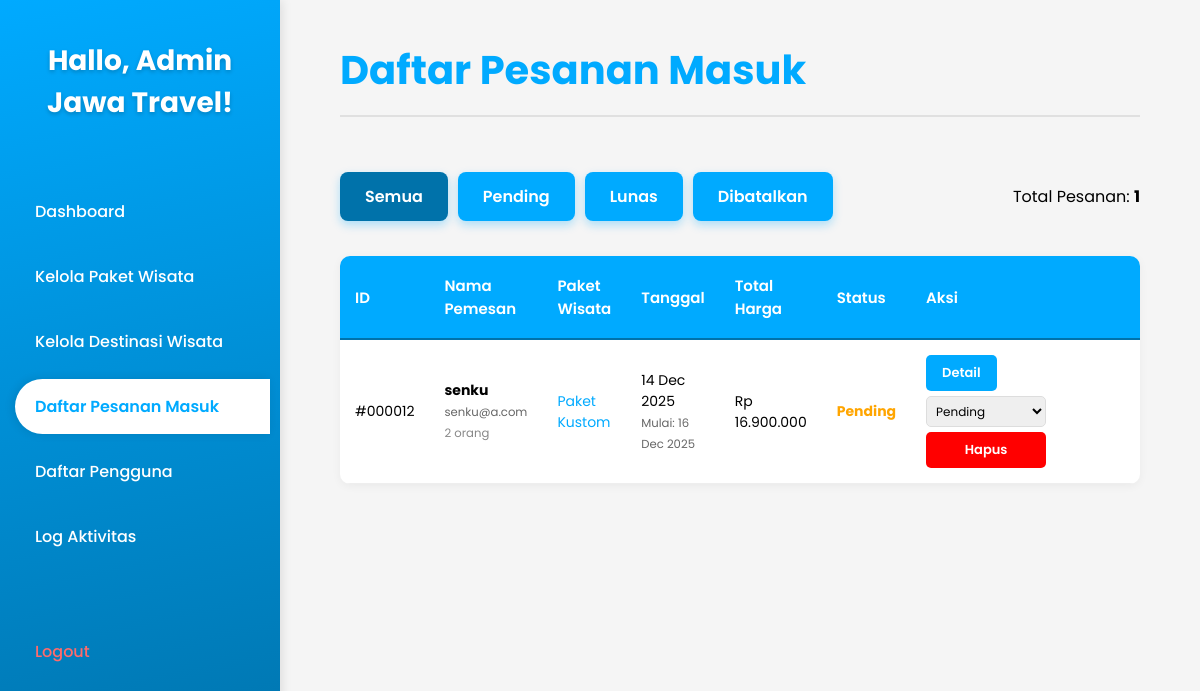
The app's page /admin_pesanan.php (signed in) with its own data.
### tables this page shows
CREATE TABLE `pemesanan` (
  `id_pemesanan` int(11) NOT NULL,
  `id_user` int(11) NOT NULL,
  `id_paket` int(11) DEFAULT NULL,
  `tanggal_pemesanan` datetime DEFAULT current_timestamp(),
  `tanggal_mulai` date NOT NULL,
  `total_harga` decimal(12,2) NOT NULL,
  `is_custom` tinyint(1) NOT NULL DEFAULT 0,
  `status_pemesanan` varchar(50) NOT NULL DEFAULT 'Pending',
  `jumlah_orang` int(11) DEFAULT 1,
  `catatan_khusus` text DEFAULT NULL
);

CREATE TABLE `user` (
  `id_user` int(11) NOT NULL,
  `nama` varchar(150) NOT NULL,
  `email` varchar(150) NOT NULL,
  `password` varchar(255) NOT NULL,
  `nomor_telepon` varchar(20) DEFAULT NULL,
  `tanggal_daftar` datetime DEFAULT current_timestamp(),
  `is_admin` tinyint(1) NOT NULL DEFAULT 0,
  `alamat` text DEFAULT NULL,
  `tanggal_lahir` date DEFAULT NULL
);

### admin_pesanan.php (the view, shortened to what this page needs)
<?php
require_once 'includes/admin_header.php';
$status_filter = isset($_GET['status']) ? $_GET['status'] : 'all';
$sql = "SELECT p.*, u.nama as nama_pemesan, u.email, pk.nama_paket
        FROM pemesanan p
        LEFT JOIN user u ON p.id_user = u.id_user
        LEFT JOIN paket_wisata pk ON p.id_paket = pk.id_paket
        WHERE 1=1";
$sql .= " ORDER BY p.tanggal_pemesanan DESC";
$pesanan_result = $conn->query($sql);
?>
<h1 class="page-title">Daftar Pesanan Masuk</h1>
<div class="action-bar" style="display: flex; justify-content: space-between; align-items: center; margin-bottom: 20px;">
    <div style="display: flex; gap: 10px;">
        <a href="admin_pesanan.php?status=all" class="btn-add" style="background: <?php echo $status_filter == 'all' ? '#0072AA' : '#00AAFF'; ?>;">Semua</a>
        <a href="admin_pesanan.php?status=Pending" class="btn-add" style="background: <?php echo $status_filter == 'Pending' ? '#0072AA' : '#00AAFF'; ?>;">Pending</a>
        <a href="admin_pesanan.php?status=Lunas" class="btn-add" style="background: <?php echo $status_filter == 'Lunas' ? '#0072AA' : '#00AAFF'; ?>;">Lunas</a>
        <a href="admin_pesanan.php?status=Dibatalkan" class="btn-add" style="background: <?php echo $status_filter == 'Dibatalkan' ? '#0072AA' : '#00AAFF'; ?>;">Dibatalkan</a>
    </div>
    <div>
        Total Pesanan: <strong><?php echo $pesanan_result->num_rows; ?></strong>
    </div>
</div>
<div class="table-container">
    <table>
        <thead>
            <tr>
                <th style="width: 50px;">ID</th>
                <th>Nama Pemesan</th>
                <th>Paket Wisata</th>
                <th>Tanggal</th>
                <th>Total Harga</th>
                <th>Status</th>
                <th style="width: 250px;">Aksi</th>
            </tr>
        </thead>
        <tbody>
            <?php if ($pesanan_result->num_rows > 0): ?>
                <?php while ($row = $pesanan_result->fetch_assoc()):
                    $status_color = '';
                    if ($row['status_pemesanan'] == 'Lunas') $status_color = 'var(--success-green)';
                    elseif ($row['status_pemesanan'] == 'Pending') $status_color = 'orange';
                    elseif ($row['status_pemesanan'] == 'Dibatalkan') $status_color = 'red';
                ?>
                    <tr>
                        <td>#<?php echo str_pad($row['id_pemesanan'], 6, '0', STR_PAD_LEFT); ?></td>
                        <td>
                            <strong><?php echo htmlspecialchars($row['nama_pemesan']); ?></strong><br>
                            <small style="color: #666;"><?php echo htmlspecialchars($row['email']); ?></small><br>
                            <small style="color: #888;"><?php echo $row['jumlah_orang']; ?> orang</small>
                        </td>
                        <td>
                            <?php if ($row['is_custom']): ?>
                                <span style="color: #00AAFF;">Paket Kustom</span>
                            <?php else: ?>
                                <?php echo htmlspecialchars($row['nama_paket'] ?: '-'); ?>
                            <?php endif; ?>
                        </td>
                        <td>
                            <?php echo date('d M Y', strtotime($row['tanggal_pemesanan'])); ?><br>
                            <small style="color: #666;">Mulai: <?php echo date('d M Y', strtotime($row['tanggal_mulai'])); ?></small>
                        </td>
                        <td>Rp <?php echo number_format($row['total_harga'], 0, ',', '.'); ?></td>
                        <td style="color: <?php echo $status_color; ?>; font-weight: bold;"><?php echo $row['status_pemesanan']; ?></td>
                        <td>
                            <a href="admin_order_detail.php?id=<?php echo $row['id_pemesanan']; ?>" class="btn-action btn-edit" style="background-color: var(--primary-blue);">Detail</a>
                            <select onchange="updateStatus(<?php echo $row['id_pemesanan']; ?>, this.value)"
                                style="padding: 5px; border-radius: 5px; border: 1px solid #ddd; font-size: 12px; margin-top: 5px; width: 120px;">
                                <option value="Pending" <?php echo ($row['status_pemesanan'] == 'Pending') ? 'selected' : ''; ?>>Pending</option>
                            </select>
                            <button class="btn-action btn-delete" onclick="hapusPesanan(<?php echo $row['id_pemesanan']; ?>)" style="margin-top: 5px; width: 120px;">
                                Hapus
                            </button>
                        </td>
                    </tr>
                <?php endwhile; ?>
            <?php endif; ?>
        </tbody>
    </table>
</div>
</main>
</body>
</html>

### admin_style.css (style rules this page uses)
:root { --primary-blue: #00AAFF; --dark-blue: #0072AA; --sidebar-gradient: linear-gradient(168.09deg, #00aaff, #0072aa); --bg-grey: #f5f5f5; --text-white: #ffffff; --text-black: #333333; --danger-red: #FF0000; --success-green: #00FF44; --warning-orange: #FFA500; }
* { margin: 0; padding: 0; box-sizing: border-box; font-family: 'Poppins', sans-serif; text-decoration: none; list-style: none; }
body { background-color: #fff; display: flex; min-height: 100vh; }
.page-title { font-size: 36px; font-weight: 700; color: var(--primary-blue); margin-bottom: 30px; padding-bottom: 15px; border-bottom: 2px solid #e0e0e0; }
.action-bar { margin-bottom: 25px; display: flex; justify-content: space-between; align-items: center; padding: 15px 0; }
.btn-add { background-color: var(--primary-blue); color: white; padding: 12px 25px; border-radius: 8px; border: none; font-weight: 600; cursor: pointer; font-size: 16px; display: inline-block; transition: all 0.3s; box-shadow: 0 4px 10px rgba(0, 170, 255, 0.3); }
.table-container { width: 100%; overflow-x: auto; border-radius: 10px; box-shadow: 0 2px 10px rgba(0,0,0,0.05); margin-top: 20px; background: white; }
table { width: 100%; border-collapse: collapse; min-width: 800px; }
thead { background-color: var(--primary-blue); color: white; }
th { padding: 18px 15px; text-align: left; font-weight: 600; font-size: 15px; border-bottom: 2px solid var(--dark-blue); }
td { padding: 15px; text-align: left; border-bottom: 1px solid #eee; font-size: 14px; }
tbody tr { transition: all 0.2s; }
.btn-action { padding: 8px 16px; border-radius: 5px; color: white; font-size: 13px; border: none; cursor: pointer; margin-right: 5px; font-weight: 600; transition: all 0.3s; display: inline-block; text-align: center; min-width: 70px; }
.btn-edit { background-color: var(--primary-blue); }
.btn-delete { background-color: var(--danger-red); }

### includes/admin_header.php (style rules this page uses)
.page-title { font-size: 40px; font-weight: 700; color: #00AAFF; margin-bottom: 40px; }

### records on screen
pemesanan: id_pemesanan "000012", id_user.nama "senku", id_user.email "senku@a.com", jumlah_orang "2", is_custom "Paket Kustom", tanggal_pemesanan "14 Dec 2025", tanggal_mulai "16 Dec 2025", total_harga "16.900.000", status_pemesanan "Pending", status_pemesanan+id_pemesanan "Pending"

### other values on screen
$_SESSION['nama'] "Admin Jawa Travel"
$pesanan_result->num_rows "1"
